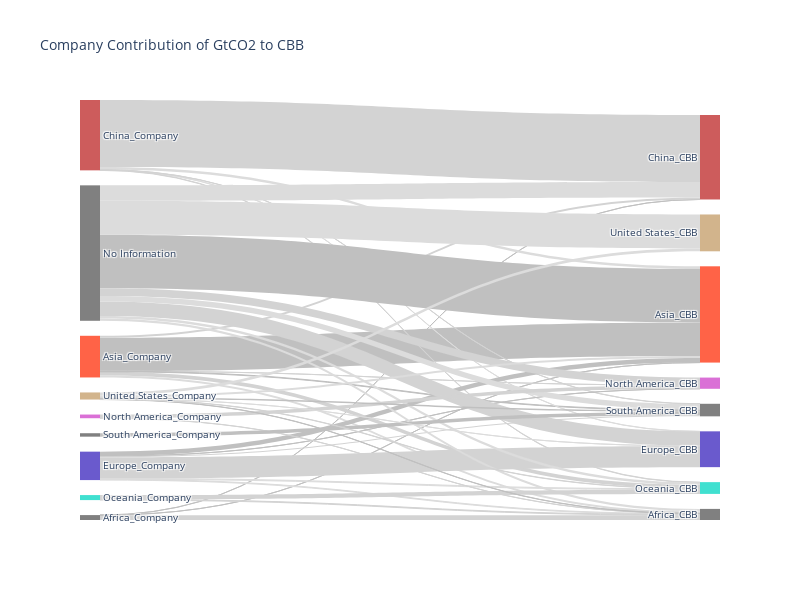

Notebook code for this chart:
### Code cell
draw_sankey_dym(sankey_comp_cbb_pv, 'Company Contribution of GtCO2 to CBB', 'LabelS', 'LabelT', 'Values', 800, 600)

### Figure 1 — Plotly figure (JSON) as saved in the notebook; plotly's stock layout.template omitted (floating-point values rounded to 4 significant figures)
{"data": [{"link": {"color": ["lightgray", "silver", "silver", "gainsboro", "silver", "lightgray", "lightgray", "lightgray", "silver", "gainsboro", "lightgray", "gainsboro", "lightgray", "lightgray", "gainsboro", "silver", "lightgray", "silver", "gainsboro", "lightgray", "gainsboro", "silver", "gainsboro", "lightgray", "lightgray", "gainsboro", "gainsboro", "gainsboro", "lightgray", "lightgray", "lightgray", "lightgray", "silver", "silver", "gainsboro", "gainsboro", "lightgray", "silver", "gainsboro"], "source": [0, 0, 0, 1, 1, 1, 1, 1, 1, 2, 2, 2, 2, 2, 3, 3, 3, 3, 3, 3, 4, 4, 4, 4, 4, 4, 4, 4, 5, 5, 6, 6, 7, 8, 8, 8, 8, 8, 8], "target": [9, 10, 11, 9, 10, 11, 12, 13, 14, 10, 11, 15, 13, 14, 9, 10, 15, 12, 13, 14, 9, 10, 11, 15, 12, 13, 14, 16, 9, 12, 9, 13, 14, 9, 10, 15, 13, 14, 16], "value": [18.98, 0.1321, 0.2293, 8.132, 131.8, 7.662, 0.1066, 14.22, 2.243, 10.06, 264.2, 0.74, 1.454, 0.73, 2.909, 17.74, 83.52, 0.3335, 3.487, 4.038, 9.455, 211.4, 60.79, 56.84, 29.72, 9.274, 22.53, 133.8, 0.4865, 14.03, 2.965, 16.76, 13.54, 0.8169, 8.285, 0.02835, 1.12, 6.354, 11.33]}, "node": {"color": ["gray", "tomato", "indianred", "slateblue", "gray", "orchid", "turquoise", "gray", "tan", "gray", "tomato", "indianred", "orchid", "turquoise", "gray", "slateblue", "tan"], "label": ["Africa_Company", "Asia_Company", "China_Company", "Europe_Company", "No Information", "North America_Company", "Oceania_Company", "South America_Company", "United States_Company", "Africa_CBB", "Asia_CBB", "China_CBB", "North America_CBB", "Oceania_CBB", "South America_CBB", "Europe_CBB", "United States_CBB"], "line": {"color": "black", "width": 0}, "pad": 15, "thickness": 20}, "type": "sankey"}], "layout": {"font": {"size": 10}, "height": 600, "title": {"text": "Company Contribution of GtCO2 to CBB"}, "width": 800}}
